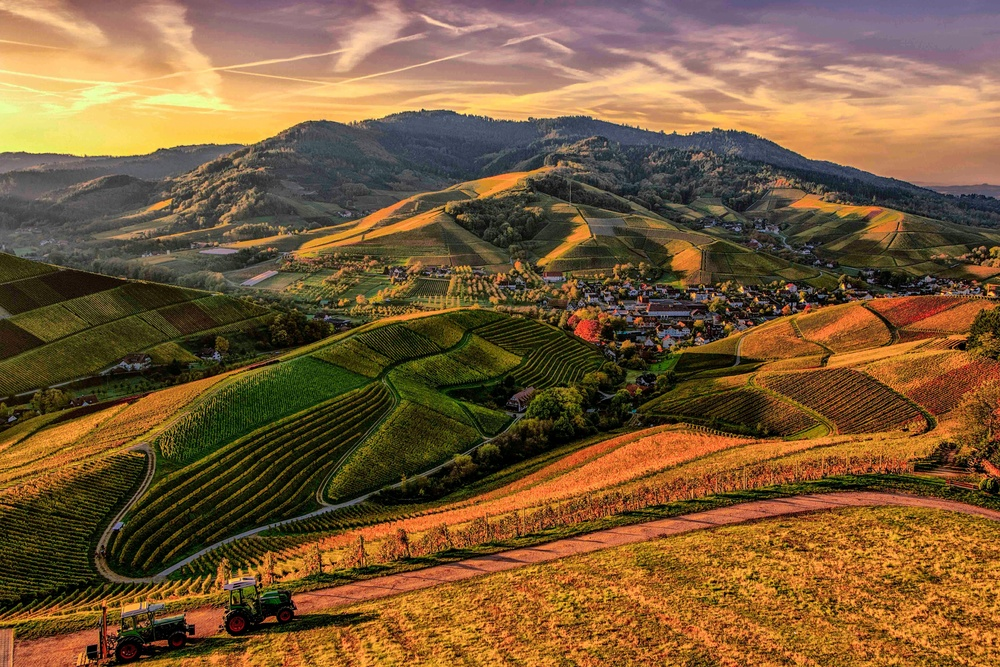
#> input picture Code/copilot/example_image.jpg, 1000 x 667 px, shrunk from 5472 x 3648 before the run
$ python blur_image.py
#> lines starting #> are read from the running program, lines starting #| are printed output that depends on the picture
import cv2
import time
import logging
from pathlib import Path

# Setting up logging
log_dir = Path("logs")
log_dir.mkdir(exist_ok=True)
logging.basicConfig(filename=log_dir / "execution_time.log", level=logging.INFO, format="%(asctime)s - %(message)s")

def apply_gaussian_blur(input_path: str, output_path: str, kernel_size: int = 15):
    """
    Apply Gaussian blur to the input image and save the result.
    Args:
        input_path (str): Path to the input image.
        output_path (str): Path to save the blurred image.
        kernel_size (int): Size of the Gaussian kernel (must be odd and positive).
    """
#> called with input_path = 'example_image.jpg', output_path = 'blurred_image.jpg', kernel_size = 15
    # Start the timer
    start_time = time.time()

    # Read the image
    image = cv2.imread(input_path)
#> image is the input picture: shape (667, 1000, 3); mean B, G, R 55.8, 91.6, 122.7
    if image is None:
        raise ValueError(f"Image not found at path: {input_path}")

    # Apply Gaussian blur
    blurred_image = cv2.GaussianBlur(image, (kernel_size, kernel_size), 0)
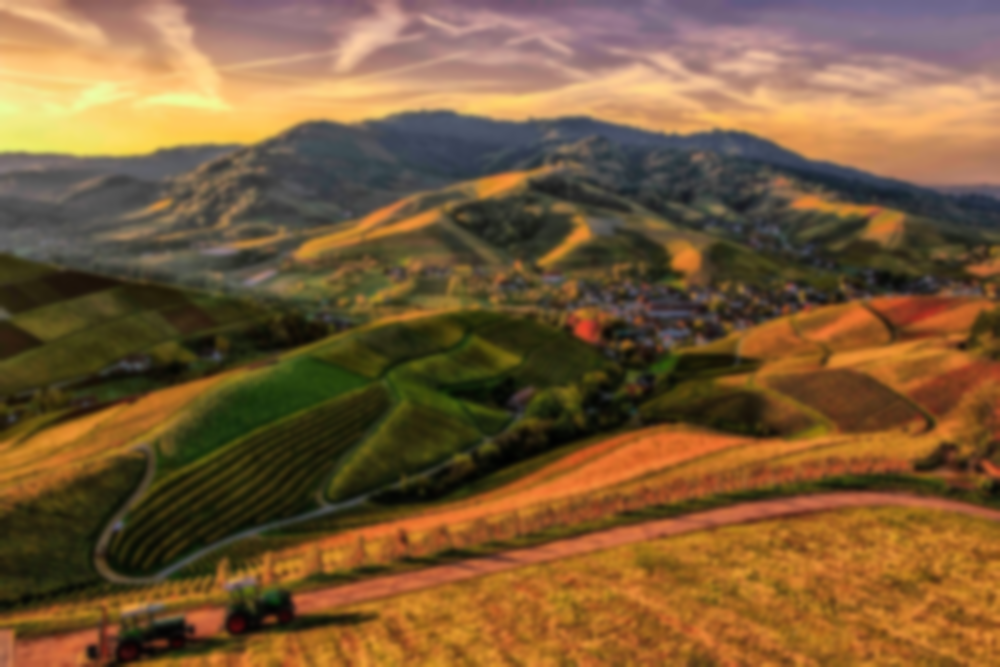
#> blurred_image: shape (667, 1000, 3); mean B, G, R 55.8, 91.6, 122.7

    # Save the blurred image
    cv2.imwrite(output_path, blurred_image)

    # End the timer
    end_time = time.time()
    execution_time = end_time - start_time

    # Print and log the execution time
    print(f"Execution Time: {execution_time:.2f} seconds")
    logging.info(f"Execution Time: {execution_time:.2f} seconds")

if __name__ == "__main__":
    input_image_path = "example_image.jpg"  # Replace with your image path
    output_image_path = "blurred_image.jpg"
    apply_gaussian_blur(input_image_path, output_image_path)
